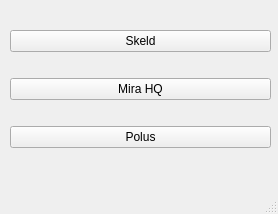
<?xml version="1.0" encoding="UTF-8"?>
<ui version="4.0">
 <class>MainWindow</class>
 <widget class="QMainWindow" name="MainWindow">
  <property name="geometry">
   <rect>
    <x>0</x>
    <y>0</y>
    <width>278</width>
    <height>214</height>
   </rect>
  </property>
  <property name="windowTitle">
   <string>Investigator</string>
  </property>
  <property name="windowIcon">
   <iconset resource="images.qrc">
    <normaloff>:/logo/images/magnifier.png</normaloff>:/logo/images/magnifier.png</iconset>
  </property>
  <widget class="QWidget" name="centralwidget">
   <widget class="QWidget" name="verticalLayoutWidget">
    <property name="geometry">
     <rect>
      <x>10</x>
      <y>10</y>
      <width>261</width>
      <height>161</height>
     </rect>
    </property>
    <layout class="QVBoxLayout" name="verticalLayout">
     <item>
      <widget class="QPushButton" name="skeldButton">
       <property name="text">
        <string>Skeld</string>
       </property>
      </widget>
     </item>
     <item>
      <widget class="QPushButton" name="miraHQButton">
       <property name="text">
        <string>Mira HQ</string>
       </property>
      </widget>
     </item>
     <item>
      <widget class="QPushButton" name="polusButton">
       <property name="text">
        <string>Polus</string>
       </property>
      </widget>
     </item>
    </layout>
   </widget>
  </widget>
  <widget class="QMenuBar" name="menubar">
   <property name="geometry">
    <rect>
     <x>0</x>
     <y>0</y>
     <width>278</width>
     <height>21</height>
    </rect>
   </property>
  </widget>
  <widget class="QStatusBar" name="statusbar"/>
 </widget>
 <resources>
  <include location="images.qrc"/>
 </resources>
 <connections/>
</ui>
